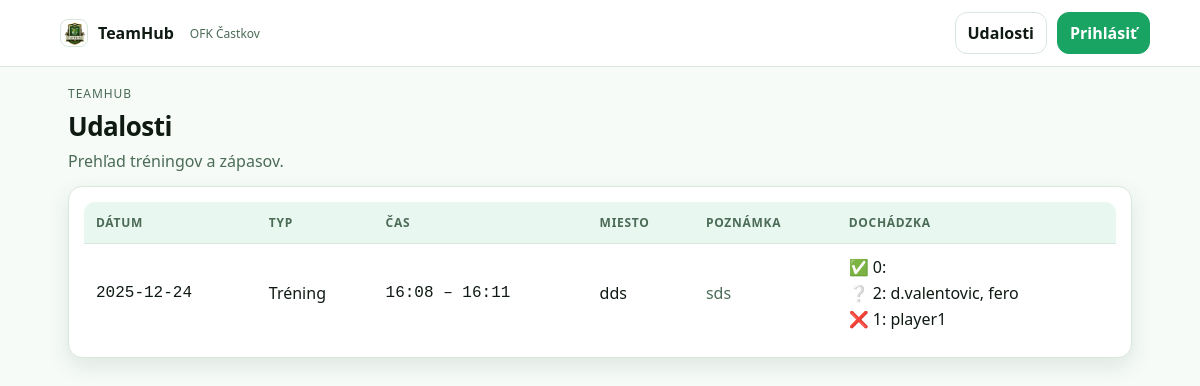
Screenshot of /events/ with the database file from the repository.
### tables this page shows
CREATE TABLE events (
  id INTEGER PRIMARY KEY AUTOINCREMENT,
  event_type TEXT NOT NULL,   -- 'training' alebo 'match'
  date TEXT NOT NULL,         -- 'YYYY-MM-DD'
  time_from TEXT,             -- napr. '18:00'
  time_to TEXT,               -- napr. '19:30'
  location TEXT,
  note TEXT
);

### pages/events.py (the view)
@router.get("/", name="events_ui")
async def events_ui(
    request: Request,
    svc: EventsService = Depends(events_service),
    att_svc: AttendanceService = Depends(attendance_service),
    user: Optional[User] = Depends(get_current_user),
):
    events = svc.list_events()
    attendance_overview = att_svc.get_attendance_overview()
    user_statuses: Dict[int, str] = {}
    if user is not None:
        user_statuses = att_svc.get_statuses_for_user(user.id)
    templates = request.app.state.templates
    return templates.TemplateResponse(
        "events.html",
        {
            "request": request,
            "events": events,
            "user": user,
            "user_statuses": user_statuses,
            "attendance_overview": attendance_overview,  # NEW
        },
    )

### templates/events.html (shortened to what this page needs)
{% extends "base.html" %}
{% block content %}
<div class="page">
  <div class="page__header">
    <div class="page__titles">
      <span class="page__kicker">TeamHub</span>
      <h2 class="page__title">Udalosti</h2>
      <p class="page__subtitle">Prehľad tréningov a zápasov.</p>
    </div>
  </div>
  <div class="card">
    {% if events|length == 0 %}
      <p>Zatiaľ nie sú naplánované žiadne udalosti.</p>
    {% else %}
      <div class="table-wrap">
        <table class="table">
          <thead>
            <tr>
              <th>Dátum</th>
              <th>Typ</th>
              <th>Čas</th>
              <th>Miesto</th>
              <th>Poznámka</th>
              <th>Dochádzka</th>
            </tr>
          </thead>
          <tbody>
            {% for ev in events %}
              <tr>
              <td class="mono" data-label="Dátum">{{ ev.date }}</td>
              <td data-label="Typ">
                {% if ev.event_type == "training" %}
                  Tréning
                {% elif ev.event_type == "match" %}
                  Zápas
                {% else %}
                  {{ ev.event_type }}
                {% endif %}
              </td>
              <td class="mono" data-label="Čas">
                {% if ev.time_from or ev.time_to %}
                  {{ ev.time_from }} – {{ ev.time_to }}
                {% endif %}
              </td>
              <td data-label="Miesto">{{ ev.location }}</td>
              <td class="muted" data-label="Poznámka">{{ ev.note }}</td>
              <td data-label="Dochádzka">
                {% set ov = attendance_overview.get(ev.id) if attendance_overview is defined else None %}
                {% if ov %}
                  <div style="display:flex; flex-direction:column; gap:0.25rem;">
                    <div>✅ {{ ov["yes"]|length }}: {{ ov["yes"]|join(", ") }}</div>
                    <div>❔ {{ ov["unknown"]|length }}: {{ ov["unknown"]|join(", ") }}</div>
                    <div>❌ {{ ov["no"]|length }}: {{ ov["no"]|join(", ") }}</div>
                  </div>
                {% else %}
                  <span>—</span>
                {% endif %}
              </td>
            </tr>
            {% endfor %}
          </tbody>
        </table>
      </div>
    {% endif %}
  </div>
</div>
{% endblock %}

### static/css/style.css (style rules this page uses)
:root { --bg: #f6fbf7; --panel: #ffffff; --border: #d9e7dd; --text: #0f1a13; --muted: #4b6b57; --green: #19a463; --green2: #148a53; --green-soft: #e8f7ef; --radius: 14px; --shadow: 0 8px 22px rgba(20, 60, 35, 0.10); --max: 1100px; --pad: 18px; --mono: ui-monospace, SFMono-Regular, Menlo, Monaco, Consolas, "Liberation Mono", "Courier New", monospace; --sans: system-ui, -apple-system, Segoe UI, Roboto, Arial, "Noto Sans", "Apple Color Emoji","Segoe UI Emoji"; }
* { box-sizing: border-box; }
html, body { height:100%; }
body { margin: 0; font-family: var(--sans); color: var(--text); background: var(--bg); }
.muted { color: var(--muted); }
.mono { font-family: var(--mono); font-variant-numeric: tabular-nums; font-feature-settings: "tnum" 1; }
.container, .page { width: min(var(--max), calc(100% - 2*var(--pad))); margin: 0 auto; }
.page { padding: 18px 0 40px; }
.page__header { display:flex; align-items:flex-end; justify-content:space-between; gap: 12px; margin-bottom: 14px; }
.page__titles { display:flex; flex-direction:column; gap: 6px; }
.page__kicker { font-size: 12px; color: var(--muted); text-transform: uppercase; letter-spacing: .08em; }
.page__title { margin: 0; font-size: 26px; letter-spacing: -0.02em; }
.page__subtitle { margin: 0; color: var(--muted); }
.card { background: var(--panel); border: 1px solid var(--border); border-radius: var(--radius); padding: 14px; box-shadow: var(--shadow); }
.table { width: 100%; border: 1px solid var(--border); border-radius: 12px; overflow: hidden; border-collapse: collapse; background: white; }
.table thead th { text-align:left; font-size: 12px; text-transform: uppercase; letter-spacing: .06em; color: var(--muted); background: var(--green-soft); padding: 12px; border-bottom: 1px solid var(--border); }
.table tbody td { padding: 12px; border-bottom: 1px solid var(--border); }
.table tbody tr:last-child td { border-bottom: none; }
.table-wrap { overflow:auto; }

### rows the page displays
events: date "2025-12-24", event_type "Tréning", time_from "16:08", time_to "16:11", location "dds", note "sds", yes|length "0", unknown|length "2", unknown "d.valentovic, fero", no|length "1", no "player1"
